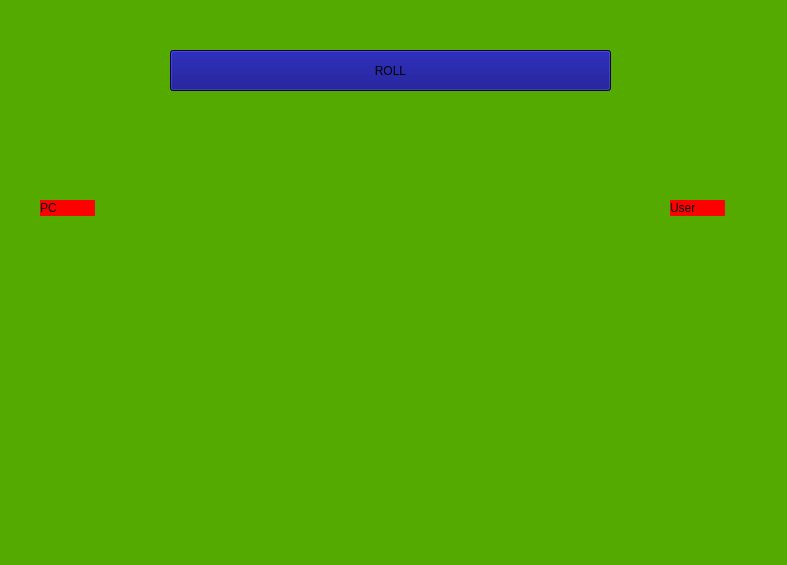
<?xml version="1.0" encoding="UTF-8"?>
<ui version="4.0">
 <class>Form</class>
 <widget class="QWidget" name="Form">
  <property name="geometry">
   <rect>
    <x>0</x>
    <y>0</y>
    <width>787</width>
    <height>565</height>
   </rect>
  </property>
  <property name="windowTitle">
   <string>Form</string>
  </property>
  <property name="styleSheet">
   <string notr="true">background-color: rgb(85, 170, 0);</string>
  </property>
  <widget class="QPushButton" name="pushButton">
   <property name="geometry">
    <rect>
     <x>170</x>
     <y>50</y>
     <width>441</width>
     <height>41</height>
    </rect>
   </property>
   <property name="styleSheet">
    <string notr="true">background-color: rgb(0, 0, 127);</string>
   </property>
   <property name="text">
    <string>ROLL</string>
   </property>
  </widget>
  <widget class="QLabel" name="label">
   <property name="geometry">
    <rect>
     <x>190</x>
     <y>140</y>
     <width>151</width>
     <height>161</height>
    </rect>
   </property>
   <property name="text">
    <string/>
   </property>
  </widget>
  <widget class="QLabel" name="label_2">
   <property name="geometry">
    <rect>
     <x>450</x>
     <y>140</y>
     <width>151</width>
     <height>161</height>
    </rect>
   </property>
   <property name="text">
    <string/>
   </property>
  </widget>
  <widget class="QLabel" name="label_3">
   <property name="geometry">
    <rect>
     <x>450</x>
     <y>320</y>
     <width>151</width>
     <height>161</height>
    </rect>
   </property>
   <property name="text">
    <string/>
   </property>
  </widget>
  <widget class="QLabel" name="label_4">
   <property name="geometry">
    <rect>
     <x>190</x>
     <y>320</y>
     <width>151</width>
     <height>161</height>
    </rect>
   </property>
   <property name="text">
    <string/>
   </property>
  </widget>
  <widget class="QLabel" name="label_5">
   <property name="geometry">
    <rect>
     <x>40</x>
     <y>200</y>
     <width>55</width>
     <height>16</height>
    </rect>
   </property>
   <property name="styleSheet">
    <string notr="true">background-color: rgb(255, 0, 0);</string>
   </property>
   <property name="text">
    <string>PC</string>
   </property>
  </widget>
  <widget class="QLabel" name="label_6">
   <property name="geometry">
    <rect>
     <x>670</x>
     <y>200</y>
     <width>55</width>
     <height>16</height>
    </rect>
   </property>
   <property name="styleSheet">
    <string notr="true">background-color: rgb(255, 0, 0);</string>
   </property>
   <property name="text">
    <string>User</string>
   </property>
  </widget>
  <widget class="QLabel" name="label_7">
   <property name="geometry">
    <rect>
     <x>40</x>
     <y>230</y>
     <width>111</width>
     <height>131</height>
    </rect>
   </property>
   <property name="text">
    <string/>
   </property>
  </widget>
  <widget class="QLabel" name="label_8">
   <property name="geometry">
    <rect>
     <x>640</x>
     <y>230</y>
     <width>111</width>
     <height>131</height>
    </rect>
   </property>
   <property name="text">
    <string/>
   </property>
  </widget>
 </widget>
 <resources/>
 <connections/>
</ui>
